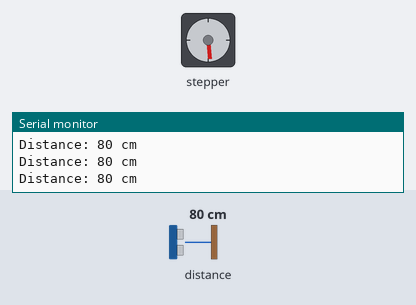
This sketch was run on a simulated ESP32-S3. Shown: stepper motor, the last lines printed to the serial monitor. Wiring (inferred from the names in the program): stepper motor driver (200 steps per turn assumed): step GPIO 13; direction GPIO 14; enable GPIO 7. Inputs (shaded band) come from the test bench; at power-on: distance to the obstacle 80 cm.

Above: at 1.45 s.
At 5.2 s:
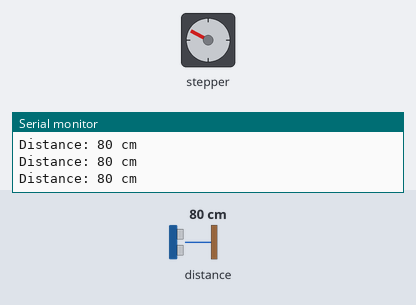
5.3 s: distance to the obstacle set to 120 cm
At 7.9 s:
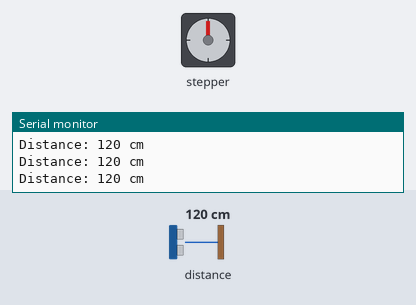
Timing chart, 0 to 30.8 s (numbered marks = the images above; inputs shaded):
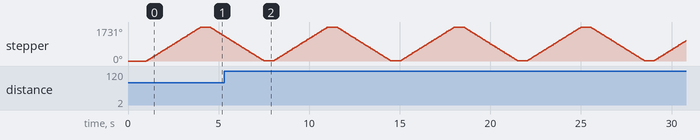

The sketch:

TMC_and_TOF_sensor_test.ino
```cpp
#include <Wire.h>
#include <VL53L0X.h>

// -------------------------
// VL53L0X pins
// -------------------------
const int SDA_PIN = 11;
const int SCL_PIN = 12;

VL53L0X sensor;

// -------------------------
// TMC2209 pins
// -------------------------
const int STEP_PIN = 13;
const int DIR_PIN  = 14;
const int EN_PIN   = 7;

// Smaller = faster motor
const int STEP_DELAY_US = 1000;

// -------------------------
// Run motor for a set time
// while also reading sensor
// -------------------------
void runMotorWithSensor(bool dir, unsigned long runTimeMs) {
  digitalWrite(DIR_PIN, dir);

  unsigned long startTime = millis();
  unsigned long lastPrint = 0;

  while (millis() - startTime < runTimeMs) {
    // Step pulse
    digitalWrite(STEP_PIN, HIGH);
    delayMicroseconds(STEP_DELAY_US);
    digitalWrite(STEP_PIN, LOW);
    delayMicroseconds(STEP_DELAY_US);

    // Print sensor every 100 ms
    if (millis() - lastPrint >= 100) {
      lastPrint = millis();

      uint16_t distance_mm = sensor.readRangeContinuousMillimeters();

      if (sensor.timeoutOccurred()) {
        Serial.println("Sensor timeout!");
      } else {
        int distance_cm = round(distance_mm / 10.0);

        Serial.print("Distance: ");
        Serial.print(distance_cm);
        Serial.println(" cm");
      }
    }
  }
}

void setup() {
  Serial.begin(115200);
  delay(1000);

  // Motor setup
  pinMode(STEP_PIN, OUTPUT);
  pinMode(DIR_PIN, OUTPUT);
  pinMode(EN_PIN, OUTPUT);

  digitalWrite(EN_PIN, LOW);   // enable TMC2209
  digitalWrite(STEP_PIN, LOW);
  digitalWrite(DIR_PIN, LOW);

  // I2C + sensor setup
  Wire.begin(SDA_PIN, SCL_PIN, 400000);

  sensor.setTimeout(500);

  if (!sensor.init()) {
    Serial.println("Failed to detect and initialize VL53L0X!");
    while (1) {
      delay(100);
    }
  }

  sensor.startContinuous();

  Serial.println("TMC2209 + VL53L0X ready");
}

void loop() {
  Serial.println("Forward for 3 seconds");
  runMotorWithSensor(HIGH, 3000);
  delay(500);

  Serial.println("Backward for 3 seconds");
  runMotorWithSensor(LOW, 3000);
  delay(500);
}
```
